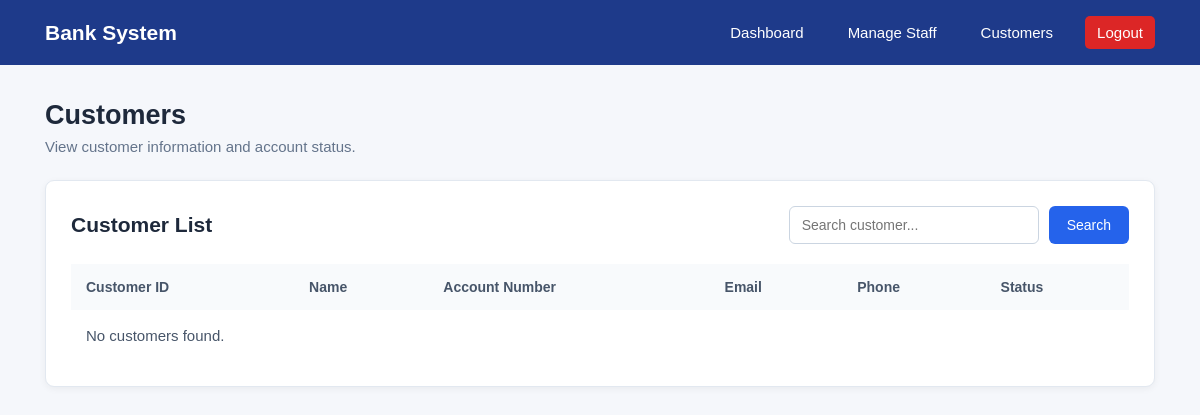
The page /customers.php (signed in) on the database as committed earlier.
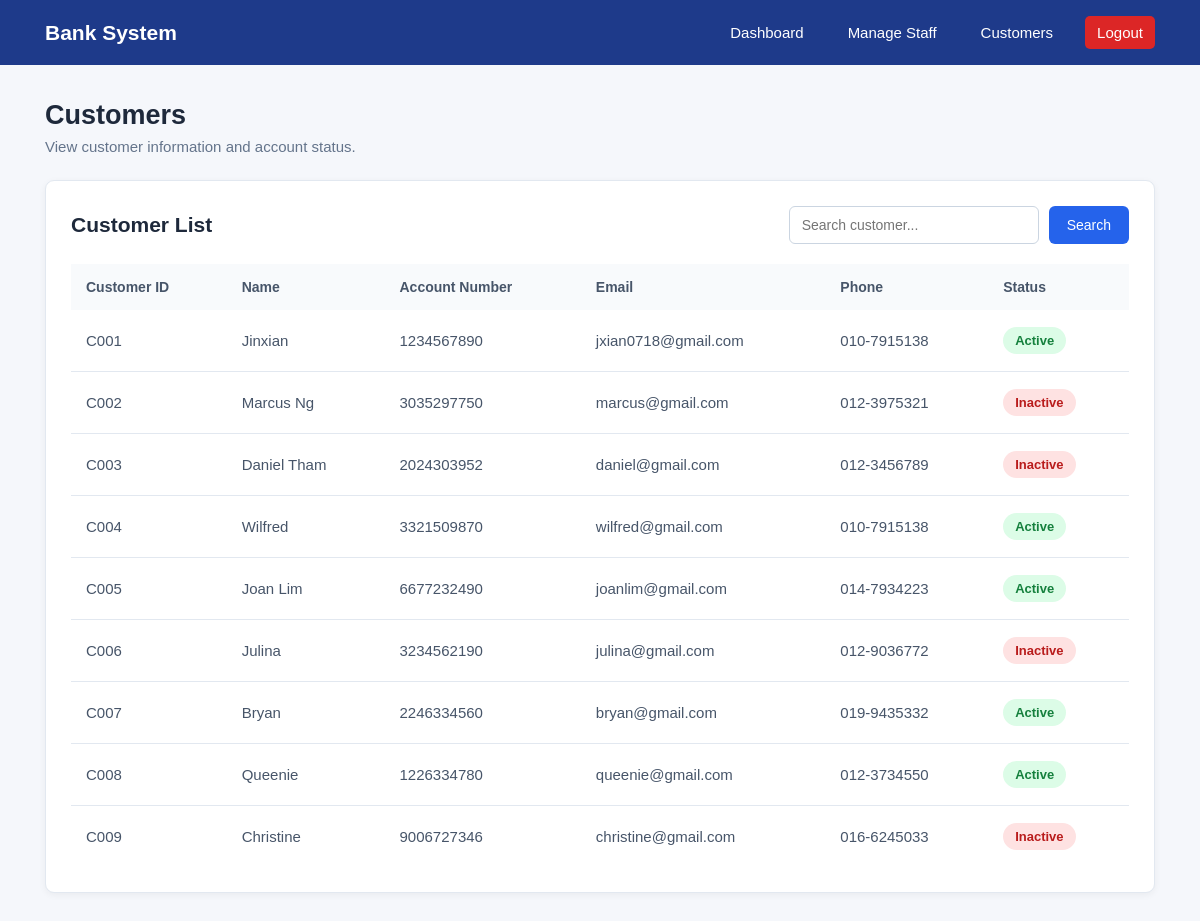
The same page on the database as committed later.
### tables this page shows
CREATE TABLE customers (
    id INT AUTO_INCREMENT PRIMARY KEY,
    user_id INT NULL UNIQUE,
    name VARCHAR(100) NOT NULL,
    account_number VARCHAR(20) NOT NULL UNIQUE,
    email VARCHAR(100) NOT NULL UNIQUE,
    phone VARCHAR(30) NOT NULL,
    status ENUM('Active', 'Inactive') NOT NULL DEFAULT 'Active',
    FOREIGN KEY (user_id) REFERENCES users(id) ON DELETE SET NULL
);

### customers.php (the view, shortened to what this page needs)
<?php
require_once "database.php";
$search = trim($_GET["search"] ?? "");
if ($search !== "") {
    $like = "%" . $search . "%";
    $stmt = mysqli_prepare(
        $conn,
        "SELECT id, name, account_number, email, phone, status
         FROM customers
         WHERE name LIKE ? OR account_number LIKE ? OR email LIKE ?
         ORDER BY id"
    );
    mysqli_stmt_bind_param($stmt, "sss", $like, $like, $like);
    mysqli_stmt_execute($stmt);
    $result = mysqli_stmt_get_result($stmt);
} else {
    $result = mysqli_query(
        $conn,
        "SELECT id, name, account_number, email, phone, status
         FROM customers
         ORDER BY id"
    );
}
$customers = mysqli_fetch_all($result, MYSQLI_ASSOC);
$dashboardLink = ($_SESSION["role"] === "admin") ? "admin.php" : "staff.php";
function h($value) {
    return htmlspecialchars((string)$value, ENT_QUOTES, "UTF-8");
}
?>
<!DOCTYPE html>
<html lang="en">
<head>
</head>
<body>
    <nav class="navbar">
        <div class="logo">
             Bank System
        </div>
        <div class="nav-links">
            <a href="<?= h($dashboardLink) ?>">Dashboard</a>
            <?php if ($_SESSION["role"] === "admin"): ?>
            <a href="manage.php">Manage Staff</a>
            <?php endif; ?>
            <a href="customers.php">Customers</a>
            <a href="logout.php" class="logout">Logout</a>
        </div>
    </nav>
    <div class="container">
        <div class="page-header">
            <h1>Customers</h1>
            <p>View customer information and account status.</p>
        </div>
        <div class="customer-box">
            <div class="customer-top">
                <h2>Customer List</h2>
                <form method="GET" action="customers.php" class="search-box">
                    <input
                        type="text"
                        name="search"
                        placeholder="Search customer..."
                        value="<?= h($search) ?>">
                    <button type="submit">
                        Search
                    </button>
                </form>
            </div>
            <table>
                <thead>
                    <tr>
                        <th>Customer ID</th>
                        <th>Name</th>
                        <th>Account Number</th>
                        <th>Email</th>
                        <th>Phone</th>
                        <th>Status</th>
                    </tr>
                </thead>
                <tbody>
                <?php if (empty($customers)): ?>
                    <tr>
                        <td colspan="6">No customers found.</td>
                    </tr>
                <?php else: ?>
                    <?php foreach ($customers as $c): ?>
                    <tr>
                        <td>C<?= str_pad((string)$c["id"], 3, "0", STR_PAD_LEFT) ?></td>
                        <td><?= h($c["name"]) ?></td>
                        <td><?= h($c["account_number"]) ?></td>
                        <td><?= h($c["email"]) ?></td>
                        <td><?= h($c["phone"]) ?></td>
                        <td><span class="status <?= h(strtolower($c["status"])) ?>"><?= h($c["status"]) ?></span></td>
                    </tr>
                    <?php endforeach; ?>
                <?php endif; ?>
                </tbody>
            </table>
        </div>
    </div>
</body>
</html>

### customers.php (style rules this page uses)
* { margin: 0; padding: 0; box-sizing: border-box; font-family: Arial, sans-serif; }
body { background-color: #f5f7fb; color: #1e293b; }
.navbar { height: 65px; background-color: #1e3a8a; display: flex; align-items: center; justify-content: space-between; padding: 0 45px; color: white; }
.logo { font-size: 21px; font-weight: bold; }
.nav-links { display: flex; align-items: center; gap: 20px; }
.nav-links a { color: white; text-decoration: none; font-size: 15px; padding: 8px 12px; border-radius: 5px; }
.logout { background-color: #dc2626; }
.container { max-width: 1250px; margin: auto; padding: 35px 45px; }
.page-header { margin-bottom: 25px; }
.page-header h1 { font-size: 27px; margin-bottom: 7px; }
.page-header p { color: #64748b; font-size: 15px; }
.customer-box { background-color: white; border: 1px solid #e2e8f0; border-radius: 9px; padding: 25px; box-shadow: 0 2px 7px rgba(0, 0, 0, 0.05); }
.customer-top { display: flex; justify-content: space-between; align-items: center; margin-bottom: 20px; }
.customer-top h2 { font-size: 21px; }
.search-box { display: flex; gap: 10px; }
.search-box input { width: 250px; padding: 10px 12px; border: 1px solid #cbd5e1; border-radius: 6px; font-size: 14px; outline: none; }
.search-box button { padding: 10px 18px; border: none; background-color: #2563eb; color: white; border-radius: 6px; cursor: pointer; font-size: 14px; }
table { width: 100%; border-collapse: collapse; }
th { background-color: #f8fafc; color: #475569; font-size: 14px; text-align: left; padding: 15px; }
td { padding: 17px 15px; border-bottom: 1px solid #e2e8f0; font-size: 15px; color: #475569; }
tr:last-child td { border-bottom: none; }
.status { display: inline-block; padding: 6px 12px; border-radius: 15px; font-size: 13px; font-weight: bold; }
.active { background-color: #dcfce7; color: #15803d; }
.inactive { background-color: #fee2e2; color: #b91c1c; }

Rows that differ between the two databases and show on the page:
added customers: id "001", name "Jinxian", account_number "1234567890", email "jxian0718@gmail.com", phone "010-7915138", status "Active"
added customers: id "002", name "Marcus Ng", account_number "3035297750", email "marcus@gmail.com", phone "012-3975321", status "Inactive"
added customers: id "003", name "Daniel Tham", account_number "2024303952", email "daniel@gmail.com", phone "012-3456789", status "Inactive"
added customers: id "004", name "Wilfred", account_number "3321509870", email "wilfred@gmail.com", phone "010-7915138", status "Active"
added customers: id "005", name "Joan Lim", account_number "6677232490", email "joanlim@gmail.com", phone "014-7934223", status "Active"
added customers: id "006", name "Julina", account_number "3234562190", email "julina@gmail.com", phone "012-9036772", status "Inactive"
added customers: id "007", name "Bryan", account_number "2246334560", email "bryan@gmail.com", phone "019-9435332", status "Active"
added customers: id "008", name "Queenie", account_number "1226334780", email "queenie@gmail.com", phone "012-3734550", status "Active"
added customers: id "009", name "Christine", account_number "9006727346", email "christine@gmail.com", phone "016-6245033", status "Inactive"
Other text that changed with them:
text no longer shown: "No customers found."
